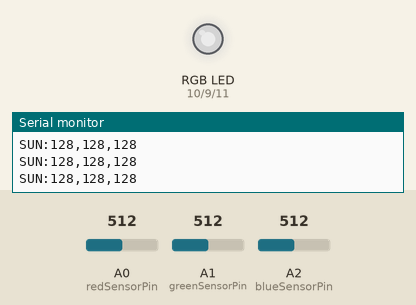
The sketch below on a simulated Arduino Uno, built with avr-gcc and run on an emulated ATmega328P. Shown: an RGB LED mixed from three pins (HIGH = lit), the last lines printed to the serial monitor. Inputs (shaded band) come from the test bench; at power-on: A0 (redSensorPin) = 512, A1 (greenSensorPin) = 512, A2 (blueSensorPin) = 512. Dim RGB values are drawn brighter than linear.

Above: at 1.2 s.
1.3 s: A0 (redSensorPin) set to 716
At 2.3 s:
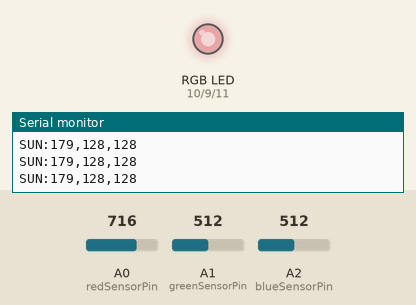
2.8 s: A1 (greenSensorPin) set to 716
At 3.5 s:
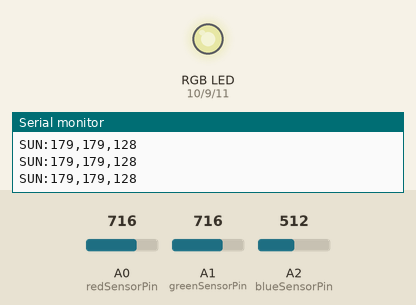
4.3 s: A2 (blueSensorPin) set to 716
At 5.6 s:
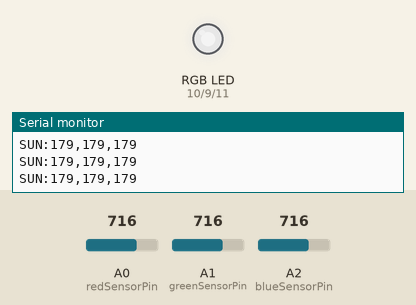
5.9 s: A0 (redSensorPin) set to 900
At 7.0 s:
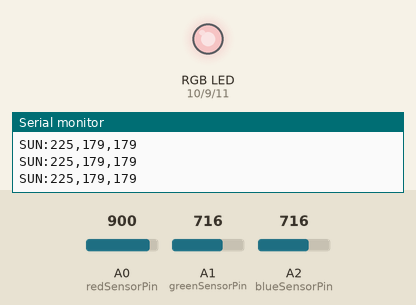
7.5 s: A1 (greenSensorPin) set to 900
At 8.1 s:
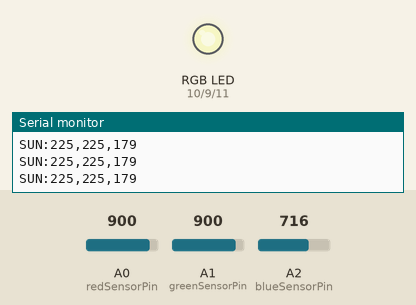
9.0 s: A2 (blueSensorPin) set to 900
At 10.5 s:
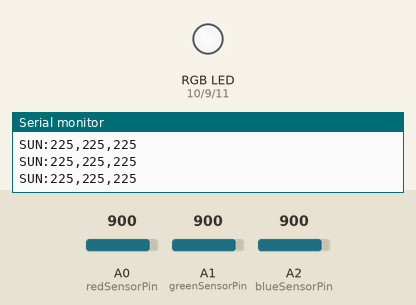
Timing chart, 0 to 11.6 s (numbered marks = the images above; inputs shaded):
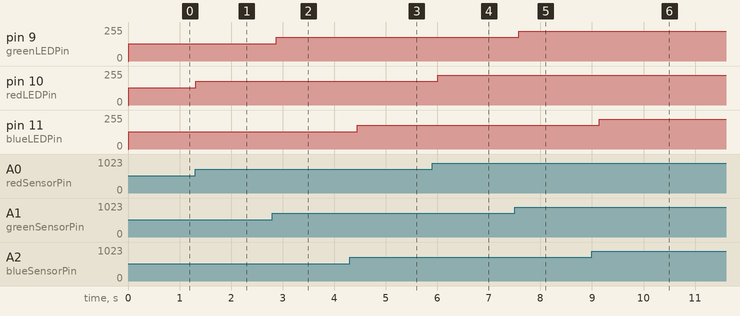

Measured:
- after the input at 1.3 s, pin 10 (redLEDPin): 128/255 → 179/255 at once
- after the input at 2.8 s, pin 9 (greenLEDPin): 128/255 → 179/255 after 0.08 s
- after the input at 4.3 s, pin 11 (blueLEDPin): 128/255 → 179/255 after 0.15 s
- after the input at 5.9 s, pin 10 (redLEDPin): 179/255 → 225/255 after 0.11 s
- after the input at 7.5 s, pin 9 (greenLEDPin): 179/255 → 225/255 after 0.08 s
- after the input at 9.0 s, pin 11 (blueLEDPin): 179/255 → 225/255 after 0.14 s

The sketch:

ShiningSun.ino
```cpp
const int greenLEDPin = 9;
const int redLEDPin = 10;
const int blueLEDPin = 11;

const int redSensorPin = A0;
const int greenSensorPin = A1;
const int blueSensorPin = A2;

void setup() {
  Serial.begin(9600);

  pinMode(greenLEDPin, OUTPUT);
  pinMode(redLEDPin, OUTPUT);
  pinMode(blueLEDPin, OUTPUT);
}

void loop() {
  const int redSensorValue = analogRead(redSensorPin);
  delay(5);
  const int greenSensorValue = analogRead(greenSensorPin);
  delay(5);
  const int blueSensorValue = analogRead(blueSensorPin);

  const int redValue = redSensorValue / 4;
  const int greenValue = greenSensorValue / 4;
  const int blueValue = blueSensorValue / 4;

  analogWrite(redLEDPin, redValue);
  analogWrite(greenLEDPin, greenValue);
  analogWrite(blueLEDPin, blueValue);

  // A stable, machine-readable line for the macOS app.
  Serial.print("SUN:");
  Serial.print(redValue);
  Serial.print(",");
  Serial.print(greenValue);
  Serial.print(",");
  Serial.println(blueValue);

  // About four updates per second is responsive without flooding the serial port.
  delay(250);
}
```
